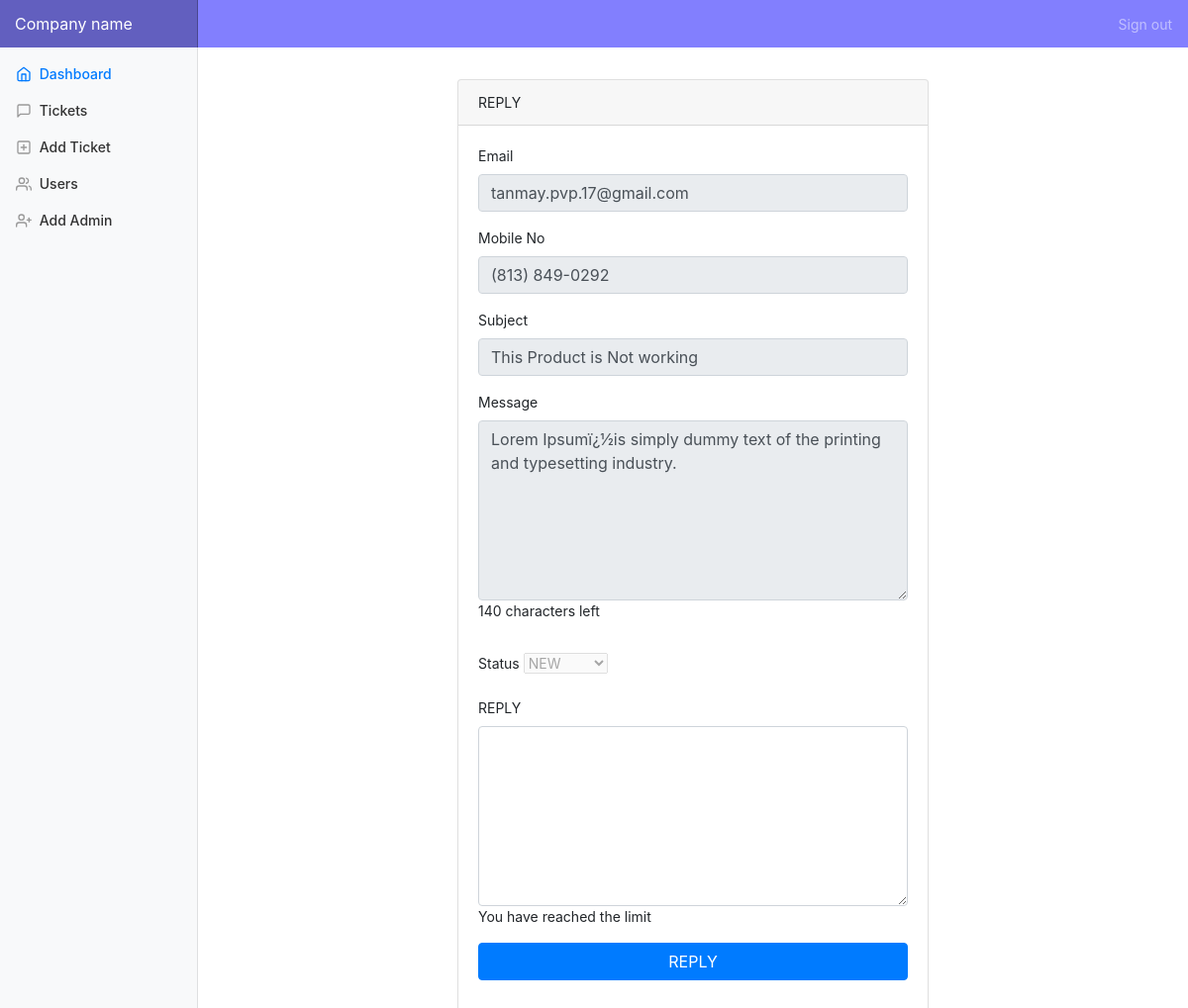
The app's page /admin/reply.php?id=1 (signed in) with its own data.
### tables this page shows
CREATE TABLE `tickets` (
  `id` int(11) NOT NULL,
  `tkt_id` varchar(100) NOT NULL,
  `Name` varchar(100) NOT NULL,
  `Email` varchar(50) NOT NULL,
  `Mobile` varchar(30) NOT NULL,
  `Subject` varchar(200) NOT NULL,
  `Message` text NOT NULL,
  `Status` varchar(20) NOT NULL DEFAULT 'NEW',
  `Timestamp` timestamp NOT NULL DEFAULT CURRENT_TIMESTAMP
);

### db/update-ticket.php (called while the page is built, shortened)
<?php
require 'connect.php';
$id = $_GET['id'];
$sql = 'SELECT * FROM tickets WHERE id=:id';
$statement = $connection->prepare($sql);
$statement->execute([':id' => $id ]);
$person = $statement->fetch(PDO::FETCH_OBJ);
 ?>

### admin/reply.php (the view, shortened to what this page needs)
<!doctype html>
<html lang="en">
  <head>
    <link href="../css/bootstrap.min.css" rel="stylesheet">
    <link href="../css/dashboard.css" rel="stylesheet">
  </head>
  <body>
    <nav class="navbar navbar-dark sticky-top bg-dark flex-md-nowrap p-0">
      <a class="navbar-brand col-sm-3 col-md-2 mr-0" href="#">Company name</a>
      <ul class="navbar-nav px-3">
        <li class="nav-item text-nowrap">
          <a class="nav-link" href="../db/logout.php">Sign out</a>
        </li>
      </ul>
    </nav>
    <div class="container-fluid">
      <div class="row">
        <nav class="col-md-2 d-none d-md-block bg-light sidebar">
         <?php include "sidebar-nav.php"; ?>
        </nav>
        <?php require "../db/update-ticket.php"?>
        <main role="main" class="col-md-9 ml-sm-auto col-lg-10 pt-3 px-4">
          <div class="card w-50 card-register mx-auto mt-3">
                <div class="card-header">REPLY</div>
                  <div class="card-body">
                      <form method="post" action="../db/mail.php?id=<?php echo $id; ?>">
                        <div class="form-group">
                          <div class="form-row">
                            <div class="col-md-12">
                              <label for="exampleInputName">Email</label>
                              <input type="text" class="form-control" id="email" name="email" value="<?= $person->Email; ?>" required readonly>
                            </div>
                          </div>
                        </div>
                        <div class="form-group">
                          <div class="form-row">
                            <div class="col-md-12">
                              <label for="exampleInputName">Mobile No</label>
                              <input type="text" class="form-control" id="mobile" name="mobile" value="<?= $person->Mobile; ?>" required readonly>
                            </div>
                          </div>
                        </div>
                        <div class="form-group">
                          <div class="form-row">
                            <div class="col-md-12">
                              <label for="exampleInputName">Subject</label>
                              <input type="text" class="form-control" id="subject" name="subject" value="<?= $person->Subject; ?>" required readonly>
                            </div>
                          </div>
                        </div>
                        <div class="form-group">
                          <div class="form-row">
                            <div class="col-md-12">
                              <label for="exampleInputName">Message</label>
                              <textarea class="form-control" type="textarea" id="message" name="txtarea" maxlength="140" rows="7" readonly><?= $person->Message; ?></textarea>
                              <span class="help-block"><p id="characterLeft" class="help-block ">You have reached the limit</p></span>
                            </div>
                        </div>
                        </div><div class="form-group">
                          <div class="form-row">
                            <div class="col-md-12">
                              <label for="exampleInputName">Status</label>
                              <select name="status" disabled>
                                <option value="NEW">NEW</option>
                              </select>
                            </div>
                          </div>
                        </div>
                        <div class="form-group">
                          <div class="form-row">
                            <div class="col-md-12">
                              <label for="exampleInputName">REPLY</label>
                              <textarea class="form-control" type="textarea" id="message" name="reply" value="" maxlength="500" rows="7"></textarea>
                              <span class="help-block"><p id="characterLeft" class="help-block ">You have reached the limit</p></span>
                            </div>
                        </div>
                        <button type="submit" class="btn btn-primary btn-block" name="submit">REPLY</button>
                      </form>
                    </div>
                </div>
              </div>
      </div>
  </body>
</html>

### css/dashboard.css (style rules this page uses)
body { font-size: .875rem; }
.sidebar { position: fixed; top: 0; bottom: 0; left: 0; z-index: 100; padding: 0; box-shadow: inset -1px 0 0 rgba(0, 0, 0, .1); }
.navbar-brand { padding-top: .75rem; padding-bottom: .75rem; font-size: 1rem; background-color: rgba(0, 0, 0, .25); box-shadow: inset -1px 0 0 rgba(0, 0, 0, .25); }

### records on screen
tickets: email "tanmay.pvp.17@gmail.com", mobile "(813) 849-0292", subject "This Product is Not working", txtarea "Lorem Ipsumï¿½is simply dummy text of the printing and typesetting industry."
